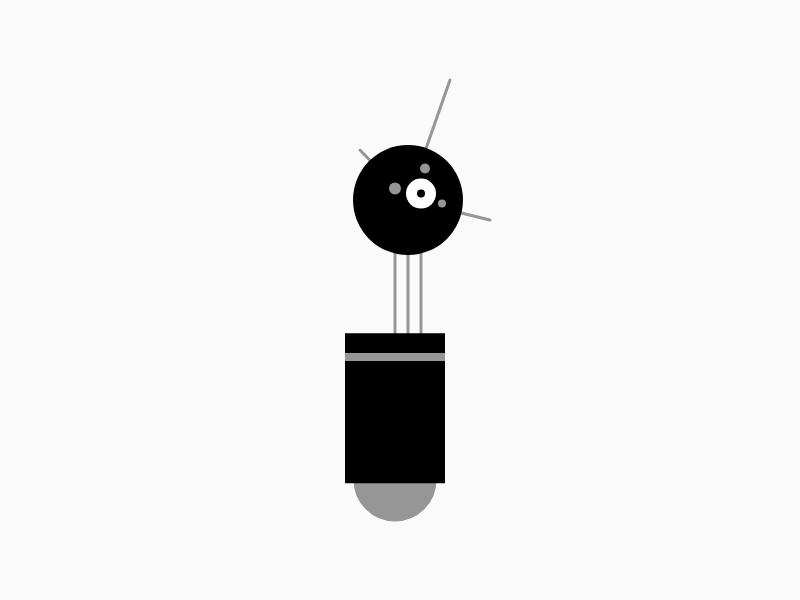
Frame 1 (no input)
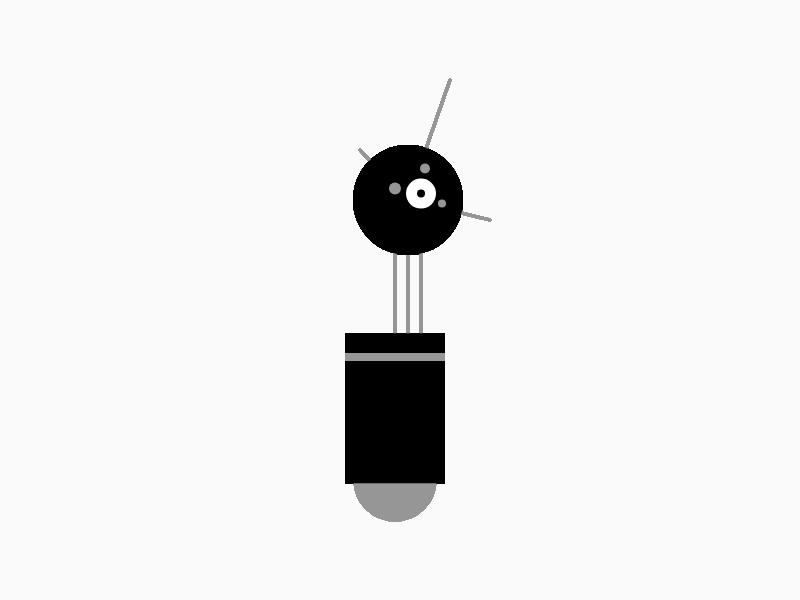
Frame 60 (no input)
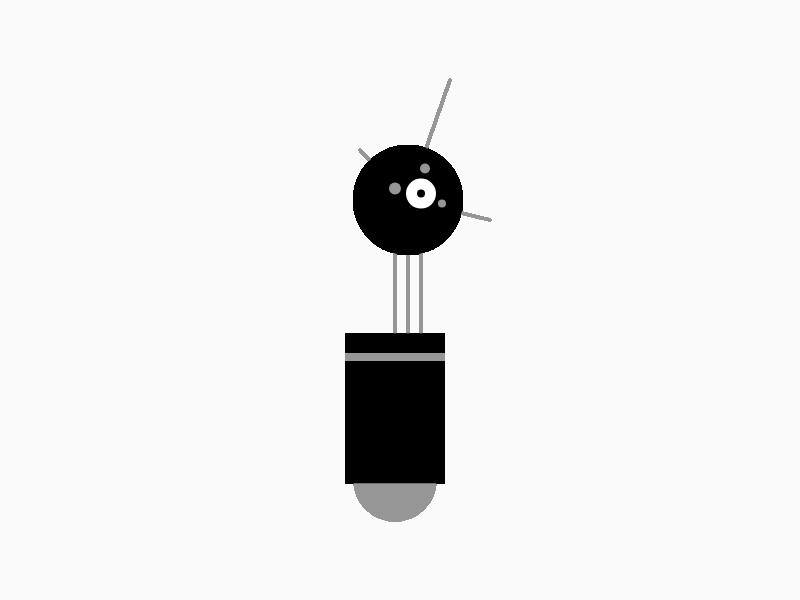
Frame 120 (the mouse pressed at the canvas centre since frame 60)

The p5.js sketch that drew these frames (run headless with seeded random() and noise() and a simulated clock; from frame 60 on, the mouse is pressed at the canvas centre):

// p5.js sketch
// ── sketch.js
function setup() {
  createCanvas(800, 600);
  background(250);
}

function draw() {
  
  // Neck
  strokeWeight(3);
  stroke(150);
  line(width/2-5,380,width/2-5,200);
  line(width/2+8,380,width/2+8,200);
  line(width/2+21,380,width/2+21,200);

  // Antennas
  strokeWeight(3);
  stroke(150);
  line(width/2-40,150,width/2+8,200);
  line(width/2+50,80,width/2+8,200);
  line(width/2+90,220,width/2+8,200);

  // Body
  fill(150);
  ellipse(width/2-5,height/1.25,80,80);
  fill(0);
  noStroke();
  rect(width/2.5+25,height/1.8,100,150);
  fill(150);
  rect(width/2.5+25,height/1.7,100,8);
  
  // Head
  fill(0);
  ellipse(width/2+8,height/3,110,110);
  fill(255);
  ellipse(width/2+21,height/3.1,30,30);
  fill(150);
  ellipse(width/2-5,height/3.1-5,12,12);
  fill(150);
  ellipse(width/2+25,height/3.1-25,10,10);
  fill(150);
  ellipse(width/2+42,height/3.1+10,8,8);
  fill(0);
  ellipse(width/2+21,height/3.1,8,8);

}
